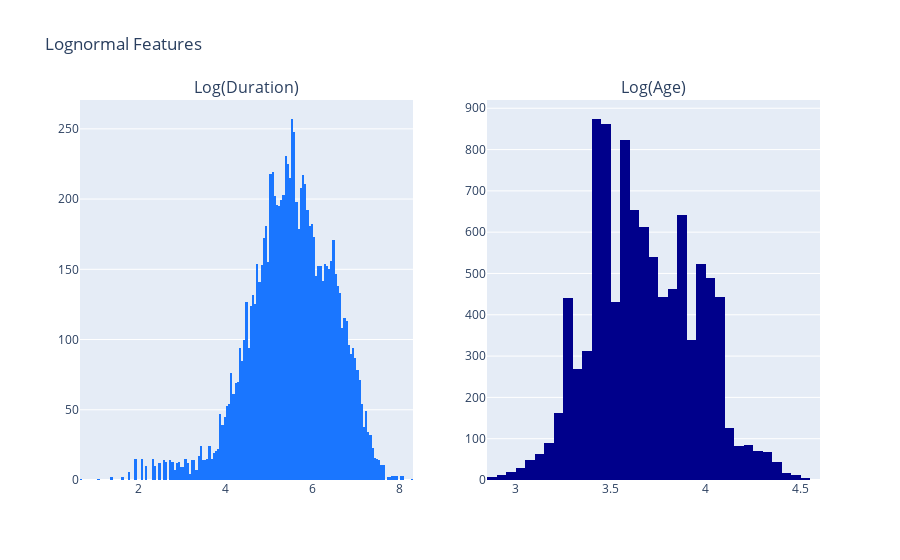

This figure's notebook cell:
### Code cell
df['pdays'] = df['pdays'] /20
df['duration'] = np.log(df['duration'])
hist1 = go.Histogram(x=df['duration'], marker_color='rgb(26, 118, 255)')

df['age'] = np.log(df['age'])
hist2 = go.Histogram(x=df['age'], nbinsx=80, marker_color='darkblue')

subplots.make_subplots(rows=1, cols=2, subplot_titles=('Log(Duration)', 'Log(Age)'))\
    .add_trace(hist1,row=1,col=1).add_trace(hist2,row=1,col=2)\
    .update_layout(title_text='Lognormal Features', showlegend=False)\
    .show()

### Figure 1 — Plotly figure (JSON) as saved in the notebook; plotly's stock layout.template omitted (floating-point values rounded to 4 significant figures; data arrays with more than 128 entries replaced by an {"elided": "..."} marker saying what was removed)
{"data": [{"marker": {"color": "rgb(26, 118, 255)"}, "type": "histogram", "x": {"elided": "10105 float values"}, "xaxis": "x", "yaxis": "y"}, {"marker": {"color": "darkblue"}, "nbinsx": 80, "type": "histogram", "x": {"elided": "10105 float values"}, "xaxis": "x2", "yaxis": "y2"}], "layout": {"annotations": [{"font": {"size": 16}, "showarrow": false, "text": "Log(Duration)", "x": 0.225, "xanchor": "center", "xref": "paper", "y": 1, "yanchor": "bottom", "yref": "paper"}, {"font": {"size": 16}, "showarrow": false, "text": "Log(Age)", "x": 0.775, "xanchor": "center", "xref": "paper", "y": 1, "yanchor": "bottom", "yref": "paper"}], "showlegend": false, "title": {"text": "Lognormal Features"}, "xaxis": {"anchor": "y", "domain": [0, 0.45]}, "xaxis2": {"anchor": "y2", "domain": [0.55, 1]}, "yaxis": {"anchor": "x", "domain": [0, 1]}, "yaxis2": {"anchor": "x2", "domain": [0, 1]}}}
